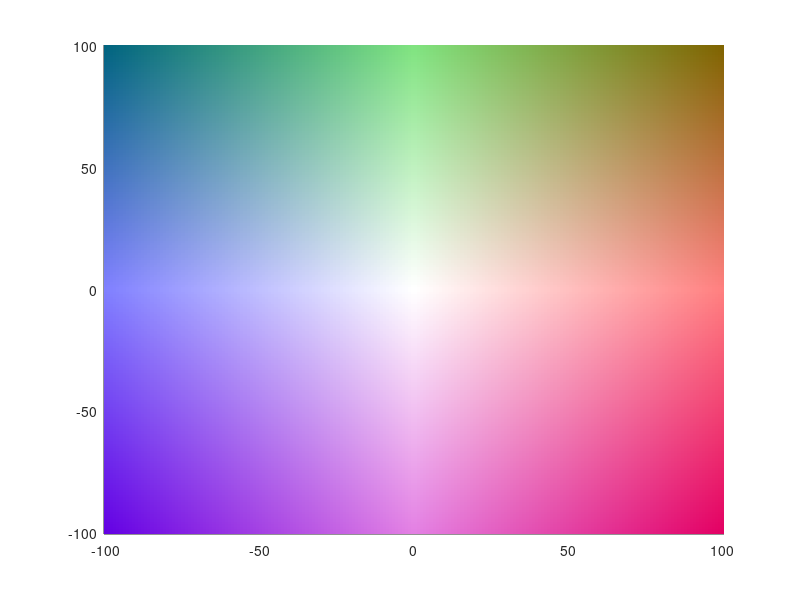

MATLAB code for this plot:
function [cm2d] = ecog_2dcm(nColors, edgeC)
% create a 2 dimensional colormap with four different edge colors and white
% in center.
if nargin<1 
    nColors = 100; % colormap resolution
end

if nargin < 2 % edge colors. middle is always white
    edgeC = [0 0 1; 1 0 0; 200/256 0 200/256; 0 200/256 0];
end
% single colors
cmaps = cell(4,1);
for i = 1:4
    cmaps{i} = zeros(nColors,3);
    for cc = 1:3
        cmaps{i}(:,cc) = linspace(edgeC(i,cc),1, nColors)';
    end
end
% combine to colormap
fullmap = cell(2,1);
for i = 1:2
    fullmap{i} = [cmaps{(i-1)*2+1}; cmaps{i*2}(end:-1:1,:)];
end

% combine into 2d map
cm2d = zeros(nColors*2,nColors*2,3);
for i = 1:nColors*2
    for j = 1:nColors*2
        cm2d(i,j,:) =  fullmap{1}(j,:)*0.5 +  fullmap{2}(i,:)*0.5;
    end
end

if nargin<3
    figure;
    imagesc('XData', -nColors:nColors, 'YData',  -nColors:nColors, 'Cdata', cm2d); 
    axis tight;
end
